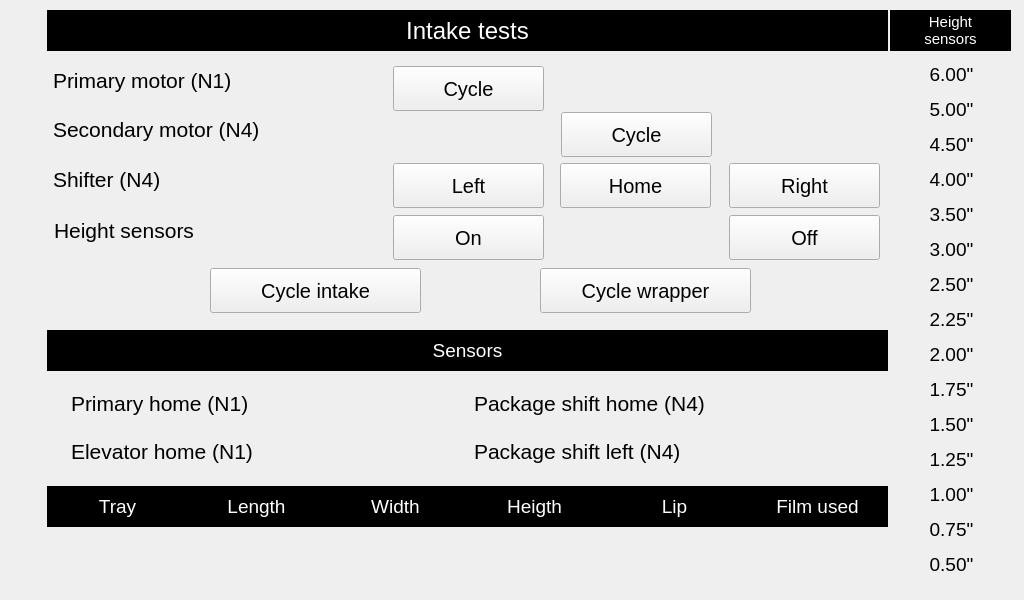
<?xml version="1.0" encoding="UTF-8"?>
<ui version="4.0">
 <class>serviceNewWrapperTestIntake</class>
 <widget class="QWidget" name="serviceNewWrapperTestIntake">
  <property name="geometry">
   <rect>
    <x>0</x>
    <y>0</y>
    <width>1024</width>
    <height>600</height>
   </rect>
  </property>
  <property name="font">
   <font>
    <pointsize>22</pointsize>
   </font>
  </property>
  <property name="windowTitle">
   <string>Form</string>
  </property>
  <widget class="QLabel" name="label_2">
   <property name="geometry">
    <rect>
     <x>47</x>
     <y>10</y>
     <width>841</width>
     <height>41</height>
    </rect>
   </property>
   <property name="font">
    <font>
     <pointsize>18</pointsize>
    </font>
   </property>
   <property name="styleSheet">
    <string notr="true">color: rgb(255, 255, 255);
background-color: rgb(0, 0, 0);</string>
   </property>
   <property name="text">
    <string>Intake tests</string>
   </property>
   <property name="alignment">
    <set>Qt::AlignCenter</set>
   </property>
  </widget>
  <widget class="QLabel" name="label_4">
   <property name="geometry">
    <rect>
     <x>47</x>
     <y>330</y>
     <width>841</width>
     <height>41</height>
    </rect>
   </property>
   <property name="font">
    <font>
     <pointsize>14</pointsize>
    </font>
   </property>
   <property name="styleSheet">
    <string notr="true">color: rgb(255, 255, 255);
background-color: rgb(0, 0, 0);</string>
   </property>
   <property name="text">
    <string>Sensors</string>
   </property>
   <property name="alignment">
    <set>Qt::AlignCenter</set>
   </property>
  </widget>
  <widget class="QLabel" name="label">
   <property name="geometry">
    <rect>
     <x>53</x>
     <y>65</y>
     <width>301</width>
     <height>31</height>
    </rect>
   </property>
   <property name="font">
    <font>
     <pointsize>16</pointsize>
    </font>
   </property>
   <property name="text">
    <string>Primary motor (N1)</string>
   </property>
  </widget>
  <widget class="QLabel" name="label_5">
   <property name="geometry">
    <rect>
     <x>53</x>
     <y>114</y>
     <width>301</width>
     <height>31</height>
    </rect>
   </property>
   <property name="font">
    <font>
     <pointsize>16</pointsize>
    </font>
   </property>
   <property name="text">
    <string>Secondary motor (N4)</string>
   </property>
  </widget>
  <widget class="QLabel" name="label_6">
   <property name="geometry">
    <rect>
     <x>53</x>
     <y>164</y>
     <width>301</width>
     <height>31</height>
    </rect>
   </property>
   <property name="font">
    <font>
     <pointsize>16</pointsize>
    </font>
   </property>
   <property name="text">
    <string>Shifter (N4)</string>
   </property>
  </widget>
  <widget class="QLabel" name="label_8">
   <property name="geometry">
    <rect>
     <x>71</x>
     <y>383</y>
     <width>291</width>
     <height>41</height>
    </rect>
   </property>
   <property name="minimumSize">
    <size>
     <width>0</width>
     <height>41</height>
    </size>
   </property>
   <property name="font">
    <font>
     <pointsize>16</pointsize>
    </font>
   </property>
   <property name="text">
    <string>Primary home (N1)</string>
   </property>
   <property name="wordWrap">
    <bool>true</bool>
   </property>
  </widget>
  <widget class="QLabel" name="label_9">
   <property name="geometry">
    <rect>
     <x>71</x>
     <y>431</y>
     <width>291</width>
     <height>41</height>
    </rect>
   </property>
   <property name="minimumSize">
    <size>
     <width>0</width>
     <height>41</height>
    </size>
   </property>
   <property name="font">
    <font>
     <pointsize>16</pointsize>
    </font>
   </property>
   <property name="text">
    <string>Elevator home (N1)</string>
   </property>
   <property name="wordWrap">
    <bool>true</bool>
   </property>
  </widget>
  <widget class="QLabel" name="label_10">
   <property name="geometry">
    <rect>
     <x>474</x>
     <y>383</y>
     <width>291</width>
     <height>41</height>
    </rect>
   </property>
   <property name="minimumSize">
    <size>
     <width>0</width>
     <height>41</height>
    </size>
   </property>
   <property name="font">
    <font>
     <pointsize>16</pointsize>
    </font>
   </property>
   <property name="text">
    <string>Package shift home (N4)</string>
   </property>
   <property name="wordWrap">
    <bool>true</bool>
   </property>
  </widget>
  <widget class="QLabel" name="label_11">
   <property name="geometry">
    <rect>
     <x>474</x>
     <y>431</y>
     <width>291</width>
     <height>41</height>
    </rect>
   </property>
   <property name="minimumSize">
    <size>
     <width>0</width>
     <height>41</height>
    </size>
   </property>
   <property name="font">
    <font>
     <pointsize>16</pointsize>
    </font>
   </property>
   <property name="text">
    <string>Package shift left (N4)</string>
   </property>
   <property name="wordWrap">
    <bool>true</bool>
   </property>
  </widget>
  <widget class="QLabel" name="label_7">
   <property name="geometry">
    <rect>
     <x>47</x>
     <y>486</y>
     <width>841</width>
     <height>41</height>
    </rect>
   </property>
   <property name="font">
    <font>
     <pointsize>14</pointsize>
    </font>
   </property>
   <property name="styleSheet">
    <string notr="true">color: rgb(255, 255, 255);
background-color: rgb(0, 0, 0);</string>
   </property>
   <property name="text">
    <string/>
   </property>
   <property name="alignment">
    <set>Qt::AlignCenter</set>
   </property>
  </widget>
  <widget class="QLabel" name="label_12">
   <property name="geometry">
    <rect>
     <x>48</x>
     <y>486</y>
     <width>139</width>
     <height>41</height>
    </rect>
   </property>
   <property name="sizePolicy">
    <sizepolicy hsizetype="Fixed" vsizetype="Fixed">
     <horstretch>0</horstretch>
     <verstretch>0</verstretch>
    </sizepolicy>
   </property>
   <property name="minimumSize">
    <size>
     <width>139</width>
     <height>41</height>
    </size>
   </property>
   <property name="maximumSize">
    <size>
     <width>139</width>
     <height>41</height>
    </size>
   </property>
   <property name="font">
    <font>
     <pointsize>14</pointsize>
    </font>
   </property>
   <property name="styleSheet">
    <string notr="true">color: rgb(255, 255, 255);
background-color: rgb(0, 0, 0);</string>
   </property>
   <property name="text">
    <string>Tray</string>
   </property>
   <property name="alignment">
    <set>Qt::AlignCenter</set>
   </property>
  </widget>
  <widget class="QLabel" name="label_13">
   <property name="geometry">
    <rect>
     <x>187</x>
     <y>486</y>
     <width>139</width>
     <height>41</height>
    </rect>
   </property>
   <property name="sizePolicy">
    <sizepolicy hsizetype="Fixed" vsizetype="Fixed">
     <horstretch>0</horstretch>
     <verstretch>0</verstretch>
    </sizepolicy>
   </property>
   <property name="minimumSize">
    <size>
     <width>139</width>
     <height>41</height>
    </size>
   </property>
   <property name="maximumSize">
    <size>
     <width>139</width>
     <height>41</height>
    </size>
   </property>
   <property name="font">
    <font>
     <pointsize>14</pointsize>
    </font>
   </property>
   <property name="styleSheet">
    <string notr="true">color: rgb(255, 255, 255);
background-color: rgb(0, 0, 0);</string>
   </property>
   <property name="text">
    <string>Length</string>
   </property>
   <property name="alignment">
    <set>Qt::AlignCenter</set>
   </property>
  </widget>
  <widget class="QLabel" name="label_14">
   <property name="geometry">
    <rect>
     <x>326</x>
     <y>486</y>
     <width>139</width>
     <height>41</height>
    </rect>
   </property>
   <property name="sizePolicy">
    <sizepolicy hsizetype="Fixed" vsizetype="Fixed">
     <horstretch>0</horstretch>
     <verstretch>0</verstretch>
    </sizepolicy>
   </property>
   <property name="minimumSize">
    <size>
     <width>139</width>
     <height>41</height>
    </size>
   </property>
   <property name="maximumSize">
    <size>
     <width>139</width>
     <height>41</height>
    </size>
   </property>
   <property name="font">
    <font>
     <pointsize>14</pointsize>
    </font>
   </property>
   <property name="styleSheet">
    <string notr="true">color: rgb(255, 255, 255);
background-color: rgb(0, 0, 0);</string>
   </property>
   <property name="text">
    <string>Width</string>
   </property>
   <property name="alignment">
    <set>Qt::AlignCenter</set>
   </property>
  </widget>
  <widget class="QLabel" name="label_15">
   <property name="geometry">
    <rect>
     <x>465</x>
     <y>486</y>
     <width>139</width>
     <height>41</height>
    </rect>
   </property>
   <property name="sizePolicy">
    <sizepolicy hsizetype="Fixed" vsizetype="Fixed">
     <horstretch>0</horstretch>
     <verstretch>0</verstretch>
    </sizepolicy>
   </property>
   <property name="minimumSize">
    <size>
     <width>139</width>
     <height>41</height>
    </size>
   </property>
   <property name="maximumSize">
    <size>
     <width>139</width>
     <height>41</height>
    </size>
   </property>
   <property name="font">
    <font>
     <pointsize>14</pointsize>
    </font>
   </property>
   <property name="styleSheet">
    <string notr="true">color: rgb(255, 255, 255);
background-color: rgb(0, 0, 0);</string>
   </property>
   <property name="text">
    <string>Heigth</string>
   </property>
   <property name="alignment">
    <set>Qt::AlignCenter</set>
   </property>
  </widget>
  <widget class="QLabel" name="label_16">
   <property name="geometry">
    <rect>
     <x>605</x>
     <y>486</y>
     <width>139</width>
     <height>41</height>
    </rect>
   </property>
   <property name="sizePolicy">
    <sizepolicy hsizetype="Fixed" vsizetype="Fixed">
     <horstretch>0</horstretch>
     <verstretch>0</verstretch>
    </sizepolicy>
   </property>
   <property name="minimumSize">
    <size>
     <width>139</width>
     <height>41</height>
    </size>
   </property>
   <property name="maximumSize">
    <size>
     <width>139</width>
     <height>41</height>
    </size>
   </property>
   <property name="font">
    <font>
     <pointsize>14</pointsize>
    </font>
   </property>
   <property name="styleSheet">
    <string notr="true">color: rgb(255, 255, 255);
background-color: rgb(0, 0, 0);</string>
   </property>
   <property name="text">
    <string>Lip</string>
   </property>
   <property name="alignment">
    <set>Qt::AlignCenter</set>
   </property>
  </widget>
  <widget class="QLabel" name="label_17">
   <property name="geometry">
    <rect>
     <x>748</x>
     <y>486</y>
     <width>139</width>
     <height>41</height>
    </rect>
   </property>
   <property name="sizePolicy">
    <sizepolicy hsizetype="Fixed" vsizetype="Fixed">
     <horstretch>0</horstretch>
     <verstretch>0</verstretch>
    </sizepolicy>
   </property>
   <property name="minimumSize">
    <size>
     <width>139</width>
     <height>41</height>
    </size>
   </property>
   <property name="maximumSize">
    <size>
     <width>139</width>
     <height>41</height>
    </size>
   </property>
   <property name="font">
    <font>
     <pointsize>14</pointsize>
    </font>
   </property>
   <property name="styleSheet">
    <string notr="true">color: rgb(255, 255, 255);
background-color: rgb(0, 0, 0);</string>
   </property>
   <property name="text">
    <string>Film used</string>
   </property>
   <property name="alignment">
    <set>Qt::AlignCenter</set>
   </property>
  </widget>
  <widget class="QLabel" name="label_18">
   <property name="geometry">
    <rect>
     <x>54</x>
     <y>215</y>
     <width>301</width>
     <height>31</height>
    </rect>
   </property>
   <property name="font">
    <font>
     <pointsize>16</pointsize>
    </font>
   </property>
   <property name="text">
    <string>Height sensors</string>
   </property>
  </widget>
  <widget class="QPushButton" name="butPrimaryMotorCycle">
   <property name="geometry">
    <rect>
     <x>393</x>
     <y>66</y>
     <width>151</width>
     <height>45</height>
    </rect>
   </property>
   <property name="sizePolicy">
    <sizepolicy hsizetype="Fixed" vsizetype="Fixed">
     <horstretch>0</horstretch>
     <verstretch>0</verstretch>
    </sizepolicy>
   </property>
   <property name="minimumSize">
    <size>
     <width>151</width>
     <height>34</height>
    </size>
   </property>
   <property name="maximumSize">
    <size>
     <width>151</width>
     <height>45</height>
    </size>
   </property>
   <property name="font">
    <font>
     <pointsize>15</pointsize>
    </font>
   </property>
   <property name="text">
    <string>Cycle</string>
   </property>
  </widget>
  <widget class="QPushButton" name="butSecondaryMotorCycle">
   <property name="geometry">
    <rect>
     <x>561</x>
     <y>112</y>
     <width>151</width>
     <height>45</height>
    </rect>
   </property>
   <property name="sizePolicy">
    <sizepolicy hsizetype="Fixed" vsizetype="Fixed">
     <horstretch>0</horstretch>
     <verstretch>0</verstretch>
    </sizepolicy>
   </property>
   <property name="minimumSize">
    <size>
     <width>151</width>
     <height>34</height>
    </size>
   </property>
   <property name="maximumSize">
    <size>
     <width>151</width>
     <height>45</height>
    </size>
   </property>
   <property name="font">
    <font>
     <pointsize>15</pointsize>
    </font>
   </property>
   <property name="text">
    <string>Cycle</string>
   </property>
  </widget>
  <widget class="QPushButton" name="butShifterLeft">
   <property name="geometry">
    <rect>
     <x>393</x>
     <y>163</y>
     <width>151</width>
     <height>45</height>
    </rect>
   </property>
   <property name="sizePolicy">
    <sizepolicy hsizetype="Fixed" vsizetype="Fixed">
     <horstretch>0</horstretch>
     <verstretch>0</verstretch>
    </sizepolicy>
   </property>
   <property name="minimumSize">
    <size>
     <width>151</width>
     <height>34</height>
    </size>
   </property>
   <property name="maximumSize">
    <size>
     <width>151</width>
     <height>45</height>
    </size>
   </property>
   <property name="font">
    <font>
     <pointsize>15</pointsize>
    </font>
   </property>
   <property name="text">
    <string>Left</string>
   </property>
  </widget>
  <widget class="QPushButton" name="butShifterHome">
   <property name="geometry">
    <rect>
     <x>560</x>
     <y>163</y>
     <width>151</width>
     <height>45</height>
    </rect>
   </property>
   <property name="sizePolicy">
    <sizepolicy hsizetype="Fixed" vsizetype="Fixed">
     <horstretch>0</horstretch>
     <verstretch>0</verstretch>
    </sizepolicy>
   </property>
   <property name="minimumSize">
    <size>
     <width>151</width>
     <height>34</height>
    </size>
   </property>
   <property name="maximumSize">
    <size>
     <width>151</width>
     <height>45</height>
    </size>
   </property>
   <property name="font">
    <font>
     <pointsize>15</pointsize>
    </font>
   </property>
   <property name="text">
    <string>Home</string>
   </property>
  </widget>
  <widget class="QPushButton" name="butShifterRight">
   <property name="geometry">
    <rect>
     <x>729</x>
     <y>163</y>
     <width>151</width>
     <height>45</height>
    </rect>
   </property>
   <property name="sizePolicy">
    <sizepolicy hsizetype="Fixed" vsizetype="Fixed">
     <horstretch>0</horstretch>
     <verstretch>0</verstretch>
    </sizepolicy>
   </property>
   <property name="minimumSize">
    <size>
     <width>151</width>
     <height>34</height>
    </size>
   </property>
   <property name="maximumSize">
    <size>
     <width>151</width>
     <height>45</height>
    </size>
   </property>
   <property name="font">
    <font>
     <pointsize>15</pointsize>
    </font>
   </property>
   <property name="text">
    <string>Right</string>
   </property>
  </widget>
  <widget class="QPushButton" name="butHeightSensorsOn">
   <property name="geometry">
    <rect>
     <x>393</x>
     <y>215</y>
     <width>151</width>
     <height>45</height>
    </rect>
   </property>
   <property name="sizePolicy">
    <sizepolicy hsizetype="Fixed" vsizetype="Fixed">
     <horstretch>0</horstretch>
     <verstretch>0</verstretch>
    </sizepolicy>
   </property>
   <property name="minimumSize">
    <size>
     <width>151</width>
     <height>34</height>
    </size>
   </property>
   <property name="maximumSize">
    <size>
     <width>151</width>
     <height>45</height>
    </size>
   </property>
   <property name="font">
    <font>
     <pointsize>15</pointsize>
    </font>
   </property>
   <property name="text">
    <string>On</string>
   </property>
  </widget>
  <widget class="QPushButton" name="butHeightSensorsOff">
   <property name="geometry">
    <rect>
     <x>729</x>
     <y>215</y>
     <width>151</width>
     <height>45</height>
    </rect>
   </property>
   <property name="sizePolicy">
    <sizepolicy hsizetype="Fixed" vsizetype="Fixed">
     <horstretch>0</horstretch>
     <verstretch>0</verstretch>
    </sizepolicy>
   </property>
   <property name="minimumSize">
    <size>
     <width>151</width>
     <height>34</height>
    </size>
   </property>
   <property name="maximumSize">
    <size>
     <width>151</width>
     <height>45</height>
    </size>
   </property>
   <property name="font">
    <font>
     <pointsize>15</pointsize>
    </font>
   </property>
   <property name="text">
    <string>Off</string>
   </property>
  </widget>
  <widget class="QPushButton" name="butCycleWrapper">
   <property name="geometry">
    <rect>
     <x>540</x>
     <y>268</y>
     <width>211</width>
     <height>45</height>
    </rect>
   </property>
   <property name="sizePolicy">
    <sizepolicy hsizetype="Fixed" vsizetype="Fixed">
     <horstretch>0</horstretch>
     <verstretch>0</verstretch>
    </sizepolicy>
   </property>
   <property name="minimumSize">
    <size>
     <width>211</width>
     <height>34</height>
    </size>
   </property>
   <property name="maximumSize">
    <size>
     <width>211</width>
     <height>45</height>
    </size>
   </property>
   <property name="font">
    <font>
     <pointsize>15</pointsize>
    </font>
   </property>
   <property name="text">
    <string>Cycle wrapper</string>
   </property>
  </widget>
  <widget class="QPushButton" name="butCycleIntake">
   <property name="geometry">
    <rect>
     <x>210</x>
     <y>268</y>
     <width>211</width>
     <height>45</height>
    </rect>
   </property>
   <property name="sizePolicy">
    <sizepolicy hsizetype="Fixed" vsizetype="Fixed">
     <horstretch>0</horstretch>
     <verstretch>0</verstretch>
    </sizepolicy>
   </property>
   <property name="minimumSize">
    <size>
     <width>211</width>
     <height>34</height>
    </size>
   </property>
   <property name="maximumSize">
    <size>
     <width>211</width>
     <height>45</height>
    </size>
   </property>
   <property name="font">
    <font>
     <pointsize>15</pointsize>
    </font>
   </property>
   <property name="text">
    <string>Cycle intake</string>
   </property>
  </widget>
  <widget class="QLabel" name="label_3">
   <property name="geometry">
    <rect>
     <x>890</x>
     <y>10</y>
     <width>121</width>
     <height>41</height>
    </rect>
   </property>
   <property name="font">
    <font>
     <pointsize>11</pointsize>
    </font>
   </property>
   <property name="styleSheet">
    <string notr="true">color: rgb(255, 255, 255);
background-color: rgb(0, 0, 0);</string>
   </property>
   <property name="text">
    <string>Height
sensors</string>
   </property>
   <property name="alignment">
    <set>Qt::AlignCenter</set>
   </property>
  </widget>
  <widget class="QLabel" name="lblBit600">
   <property name="geometry">
    <rect>
     <x>891</x>
     <y>58</y>
     <width>121</width>
     <height>33</height>
    </rect>
   </property>
   <property name="font">
    <font>
     <pointsize>14</pointsize>
    </font>
   </property>
   <property name="styleSheet">
    <string notr="true"/>
   </property>
   <property name="text">
    <string notr="true">6.00&quot;</string>
   </property>
   <property name="alignment">
    <set>Qt::AlignCenter</set>
   </property>
  </widget>
  <widget class="QLabel" name="lblBit500">
   <property name="geometry">
    <rect>
     <x>891</x>
     <y>93</y>
     <width>121</width>
     <height>33</height>
    </rect>
   </property>
   <property name="font">
    <font>
     <pointsize>14</pointsize>
    </font>
   </property>
   <property name="styleSheet">
    <string notr="true"/>
   </property>
   <property name="text">
    <string notr="true">5.00&quot;</string>
   </property>
   <property name="alignment">
    <set>Qt::AlignCenter</set>
   </property>
  </widget>
  <widget class="QLabel" name="lblBit450">
   <property name="geometry">
    <rect>
     <x>891</x>
     <y>128</y>
     <width>121</width>
     <height>33</height>
    </rect>
   </property>
   <property name="font">
    <font>
     <pointsize>14</pointsize>
    </font>
   </property>
   <property name="styleSheet">
    <string notr="true"/>
   </property>
   <property name="text">
    <string notr="true">4.50&quot;</string>
   </property>
   <property name="alignment">
    <set>Qt::AlignCenter</set>
   </property>
  </widget>
  <widget class="QLabel" name="lblBit400">
   <property name="geometry">
    <rect>
     <x>891</x>
     <y>163</y>
     <width>121</width>
     <height>33</height>
    </rect>
   </property>
   <property name="font">
    <font>
     <pointsize>14</pointsize>
    </font>
   </property>
   <property name="styleSheet">
    <string notr="true"/>
   </property>
   <property name="text">
    <string notr="true">4.00&quot;</string>
   </property>
   <property name="alignment">
    <set>Qt::AlignCenter</set>
   </property>
  </widget>
  <widget class="QLabel" name="lblBit350">
   <property name="geometry">
    <rect>
     <x>891</x>
     <y>198</y>
     <width>121</width>
     <height>33</height>
    </rect>
   </property>
   <property name="font">
    <font>
     <pointsize>14</pointsize>
    </font>
   </property>
   <property name="styleSheet">
    <string notr="true"/>
   </property>
   <property name="text">
    <string notr="true">3.50&quot;</string>
   </property>
   <property name="alignment">
    <set>Qt::AlignCenter</set>
   </property>
  </widget>
  <widget class="QLabel" name="lblBit300">
   <property name="geometry">
    <rect>
     <x>891</x>
     <y>233</y>
     <width>121</width>
     <height>33</height>
    </rect>
   </property>
   <property name="font">
    <font>
     <pointsize>14</pointsize>
    </font>
   </property>
   <property name="styleSheet">
    <string notr="true"/>
   </property>
   <property name="text">
    <string notr="true">3.00&quot;</string>
   </property>
   <property name="alignment">
    <set>Qt::AlignCenter</set>
   </property>
  </widget>
  <widget class="QLabel" name="lblBit250">
   <property name="geometry">
    <rect>
     <x>891</x>
     <y>268</y>
     <width>121</width>
     <height>33</height>
    </rect>
   </property>
   <property name="font">
    <font>
     <pointsize>14</pointsize>
    </font>
   </property>
   <property name="styleSheet">
    <string notr="true"/>
   </property>
   <property name="text">
    <string notr="true">2.50&quot;</string>
   </property>
   <property name="alignment">
    <set>Qt::AlignCenter</set>
   </property>
  </widget>
  <widget class="QLabel" name="lblBit225">
   <property name="geometry">
    <rect>
     <x>891</x>
     <y>303</y>
     <width>121</width>
     <height>33</height>
    </rect>
   </property>
   <property name="font">
    <font>
     <pointsize>14</pointsize>
    </font>
   </property>
   <property name="styleSheet">
    <string notr="true"/>
   </property>
   <property name="text">
    <string notr="true">2.25&quot;</string>
   </property>
   <property name="alignment">
    <set>Qt::AlignCenter</set>
   </property>
  </widget>
  <widget class="QLabel" name="lblBit200">
   <property name="geometry">
    <rect>
     <x>891</x>
     <y>338</y>
     <width>121</width>
     <height>33</height>
    </rect>
   </property>
   <property name="font">
    <font>
     <pointsize>14</pointsize>
    </font>
   </property>
   <property name="styleSheet">
    <string notr="true"/>
   </property>
   <property name="text">
    <string notr="true">2.00&quot;</string>
   </property>
   <property name="alignment">
    <set>Qt::AlignCenter</set>
   </property>
  </widget>
  <widget class="QLabel" name="lblBit175">
   <property name="geometry">
    <rect>
     <x>891</x>
     <y>373</y>
     <width>121</width>
     <height>33</height>
    </rect>
   </property>
   <property name="font">
    <font>
     <pointsize>14</pointsize>
    </font>
   </property>
   <property name="styleSheet">
    <string notr="true"/>
   </property>
   <property name="text">
    <string notr="true">1.75&quot;</string>
   </property>
   <property name="alignment">
    <set>Qt::AlignCenter</set>
   </property>
  </widget>
  <widget class="QLabel" name="lblBit150">
   <property name="geometry">
    <rect>
     <x>891</x>
     <y>408</y>
     <width>121</width>
     <height>33</height>
    </rect>
   </property>
   <property name="font">
    <font>
     <pointsize>14</pointsize>
    </font>
   </property>
   <property name="styleSheet">
    <string notr="true"/>
   </property>
   <property name="text">
    <string notr="true">1.50&quot;</string>
   </property>
   <property name="alignment">
    <set>Qt::AlignCenter</set>
   </property>
  </widget>
  <widget class="QLabel" name="lblBit125">
   <property name="geometry">
    <rect>
     <x>891</x>
     <y>443</y>
     <width>121</width>
     <height>33</height>
    </rect>
   </property>
   <property name="font">
    <font>
     <pointsize>14</pointsize>
    </font>
   </property>
   <property name="styleSheet">
    <string notr="true"/>
   </property>
   <property name="text">
    <string notr="true">1.25&quot;</string>
   </property>
   <property name="alignment">
    <set>Qt::AlignCenter</set>
   </property>
  </widget>
  <widget class="QLabel" name="lblBit100">
   <property name="geometry">
    <rect>
     <x>891</x>
     <y>478</y>
     <width>121</width>
     <height>33</height>
    </rect>
   </property>
   <property name="font">
    <font>
     <pointsize>14</pointsize>
    </font>
   </property>
   <property name="styleSheet">
    <string notr="true"/>
   </property>
   <property name="text">
    <string notr="true">1.00&quot;</string>
   </property>
   <property name="alignment">
    <set>Qt::AlignCenter</set>
   </property>
  </widget>
  <widget class="QLabel" name="lblBit075">
   <property name="geometry">
    <rect>
     <x>891</x>
     <y>513</y>
     <width>121</width>
     <height>33</height>
    </rect>
   </property>
   <property name="font">
    <font>
     <pointsize>14</pointsize>
    </font>
   </property>
   <property name="styleSheet">
    <string notr="true"/>
   </property>
   <property name="text">
    <string notr="true">0.75&quot;</string>
   </property>
   <property name="alignment">
    <set>Qt::AlignCenter</set>
   </property>
  </widget>
  <widget class="QLabel" name="lblBit050">
   <property name="geometry">
    <rect>
     <x>891</x>
     <y>548</y>
     <width>121</width>
     <height>33</height>
    </rect>
   </property>
   <property name="font">
    <font>
     <pointsize>14</pointsize>
    </font>
   </property>
   <property name="styleSheet">
    <string notr="true"/>
   </property>
   <property name="text">
    <string notr="true">0.50&quot;</string>
   </property>
   <property name="alignment">
    <set>Qt::AlignCenter</set>
   </property>
  </widget>
  <widget class="QLabel" name="lblTrayValue">
   <property name="geometry">
    <rect>
     <x>48</x>
     <y>530</y>
     <width>139</width>
     <height>50</height>
    </rect>
   </property>
   <property name="sizePolicy">
    <sizepolicy hsizetype="Fixed" vsizetype="Fixed">
     <horstretch>0</horstretch>
     <verstretch>0</verstretch>
    </sizepolicy>
   </property>
   <property name="minimumSize">
    <size>
     <width>139</width>
     <height>50</height>
    </size>
   </property>
   <property name="maximumSize">
    <size>
     <width>139</width>
     <height>50</height>
    </size>
   </property>
   <property name="font">
    <font>
     <pointsize>14</pointsize>
    </font>
   </property>
   <property name="text">
    <string notr="true"/>
   </property>
   <property name="alignment">
    <set>Qt::AlignCenter</set>
   </property>
  </widget>
  <widget class="QLabel" name="lblLengthValue">
   <property name="geometry">
    <rect>
     <x>187</x>
     <y>530</y>
     <width>139</width>
     <height>50</height>
    </rect>
   </property>
   <property name="sizePolicy">
    <sizepolicy hsizetype="Fixed" vsizetype="Fixed">
     <horstretch>0</horstretch>
     <verstretch>0</verstretch>
    </sizepolicy>
   </property>
   <property name="minimumSize">
    <size>
     <width>139</width>
     <height>50</height>
    </size>
   </property>
   <property name="maximumSize">
    <size>
     <width>139</width>
     <height>50</height>
    </size>
   </property>
   <property name="font">
    <font>
     <pointsize>14</pointsize>
    </font>
   </property>
   <property name="text">
    <string notr="true"/>
   </property>
   <property name="alignment">
    <set>Qt::AlignCenter</set>
   </property>
  </widget>
  <widget class="QLabel" name="lblWidthValue">
   <property name="geometry">
    <rect>
     <x>326</x>
     <y>530</y>
     <width>139</width>
     <height>50</height>
    </rect>
   </property>
   <property name="sizePolicy">
    <sizepolicy hsizetype="Fixed" vsizetype="Fixed">
     <horstretch>0</horstretch>
     <verstretch>0</verstretch>
    </sizepolicy>
   </property>
   <property name="minimumSize">
    <size>
     <width>139</width>
     <height>50</height>
    </size>
   </property>
   <property name="maximumSize">
    <size>
     <width>139</width>
     <height>50</height>
    </size>
   </property>
   <property name="font">
    <font>
     <pointsize>14</pointsize>
    </font>
   </property>
   <property name="text">
    <string notr="true"/>
   </property>
   <property name="alignment">
    <set>Qt::AlignCenter</set>
   </property>
  </widget>
  <widget class="QLabel" name="lblHeightValue">
   <property name="geometry">
    <rect>
     <x>465</x>
     <y>530</y>
     <width>139</width>
     <height>50</height>
    </rect>
   </property>
   <property name="sizePolicy">
    <sizepolicy hsizetype="Fixed" vsizetype="Fixed">
     <horstretch>0</horstretch>
     <verstretch>0</verstretch>
    </sizepolicy>
   </property>
   <property name="minimumSize">
    <size>
     <width>139</width>
     <height>50</height>
    </size>
   </property>
   <property name="maximumSize">
    <size>
     <width>139</width>
     <height>50</height>
    </size>
   </property>
   <property name="font">
    <font>
     <pointsize>14</pointsize>
    </font>
   </property>
   <property name="text">
    <string notr="true"/>
   </property>
   <property name="alignment">
    <set>Qt::AlignCenter</set>
   </property>
  </widget>
  <widget class="QLabel" name="lblLipValue">
   <property name="geometry">
    <rect>
     <x>605</x>
     <y>530</y>
     <width>139</width>
     <height>50</height>
    </rect>
   </property>
   <property name="sizePolicy">
    <sizepolicy hsizetype="Fixed" vsizetype="Fixed">
     <horstretch>0</horstretch>
     <verstretch>0</verstretch>
    </sizepolicy>
   </property>
   <property name="minimumSize">
    <size>
     <width>139</width>
     <height>50</height>
    </size>
   </property>
   <property name="maximumSize">
    <size>
     <width>139</width>
     <height>50</height>
    </size>
   </property>
   <property name="font">
    <font>
     <pointsize>14</pointsize>
    </font>
   </property>
   <property name="text">
    <string notr="true"/>
   </property>
   <property name="alignment">
    <set>Qt::AlignCenter</set>
   </property>
  </widget>
  <widget class="QLabel" name="lblFilmUsedValue">
   <property name="geometry">
    <rect>
     <x>748</x>
     <y>530</y>
     <width>139</width>
     <height>50</height>
    </rect>
   </property>
   <property name="sizePolicy">
    <sizepolicy hsizetype="Fixed" vsizetype="Fixed">
     <horstretch>0</horstretch>
     <verstretch>0</verstretch>
    </sizepolicy>
   </property>
   <property name="minimumSize">
    <size>
     <width>139</width>
     <height>50</height>
    </size>
   </property>
   <property name="maximumSize">
    <size>
     <width>139</width>
     <height>50</height>
    </size>
   </property>
   <property name="font">
    <font>
     <pointsize>14</pointsize>
    </font>
   </property>
   <property name="text">
    <string notr="true"/>
   </property>
   <property name="alignment">
    <set>Qt::AlignCenter</set>
   </property>
  </widget>
  <widget class="QLabel" name="lblPrimaryHome">
   <property name="geometry">
    <rect>
     <x>374</x>
     <y>383</y>
     <width>80</width>
     <height>41</height>
    </rect>
   </property>
   <property name="sizePolicy">
    <sizepolicy hsizetype="Fixed" vsizetype="Fixed">
     <horstretch>0</horstretch>
     <verstretch>0</verstretch>
    </sizepolicy>
   </property>
   <property name="minimumSize">
    <size>
     <width>80</width>
     <height>41</height>
    </size>
   </property>
   <property name="maximumSize">
    <size>
     <width>80</width>
     <height>34</height>
    </size>
   </property>
   <property name="font">
    <font>
     <pointsize>16</pointsize>
    </font>
   </property>
   <property name="text">
    <string notr="true"/>
   </property>
   <property name="alignment">
    <set>Qt::AlignCenter</set>
   </property>
  </widget>
  <widget class="QLabel" name="lblElevatorHome">
   <property name="geometry">
    <rect>
     <x>374</x>
     <y>431</y>
     <width>80</width>
     <height>41</height>
    </rect>
   </property>
   <property name="sizePolicy">
    <sizepolicy hsizetype="Fixed" vsizetype="Fixed">
     <horstretch>0</horstretch>
     <verstretch>0</verstretch>
    </sizepolicy>
   </property>
   <property name="minimumSize">
    <size>
     <width>80</width>
     <height>41</height>
    </size>
   </property>
   <property name="maximumSize">
    <size>
     <width>80</width>
     <height>34</height>
    </size>
   </property>
   <property name="font">
    <font>
     <pointsize>16</pointsize>
    </font>
   </property>
   <property name="text">
    <string notr="true"/>
   </property>
   <property name="alignment">
    <set>Qt::AlignCenter</set>
   </property>
  </widget>
  <widget class="QLabel" name="lblShiftHome">
   <property name="geometry">
    <rect>
     <x>788</x>
     <y>383</y>
     <width>80</width>
     <height>41</height>
    </rect>
   </property>
   <property name="sizePolicy">
    <sizepolicy hsizetype="Fixed" vsizetype="Fixed">
     <horstretch>0</horstretch>
     <verstretch>0</verstretch>
    </sizepolicy>
   </property>
   <property name="minimumSize">
    <size>
     <width>80</width>
     <height>41</height>
    </size>
   </property>
   <property name="maximumSize">
    <size>
     <width>80</width>
     <height>34</height>
    </size>
   </property>
   <property name="font">
    <font>
     <pointsize>16</pointsize>
    </font>
   </property>
   <property name="text">
    <string notr="true"/>
   </property>
   <property name="alignment">
    <set>Qt::AlignCenter</set>
   </property>
  </widget>
  <widget class="QLabel" name="lblShiftLeft">
   <property name="geometry">
    <rect>
     <x>788</x>
     <y>431</y>
     <width>80</width>
     <height>41</height>
    </rect>
   </property>
   <property name="sizePolicy">
    <sizepolicy hsizetype="Fixed" vsizetype="Fixed">
     <horstretch>0</horstretch>
     <verstretch>0</verstretch>
    </sizepolicy>
   </property>
   <property name="minimumSize">
    <size>
     <width>80</width>
     <height>41</height>
    </size>
   </property>
   <property name="maximumSize">
    <size>
     <width>80</width>
     <height>34</height>
    </size>
   </property>
   <property name="font">
    <font>
     <pointsize>16</pointsize>
    </font>
   </property>
   <property name="text">
    <string notr="true"/>
   </property>
   <property name="alignment">
    <set>Qt::AlignCenter</set>
   </property>
  </widget>
 </widget>
 <resources/>
 <connections/>
</ui>
